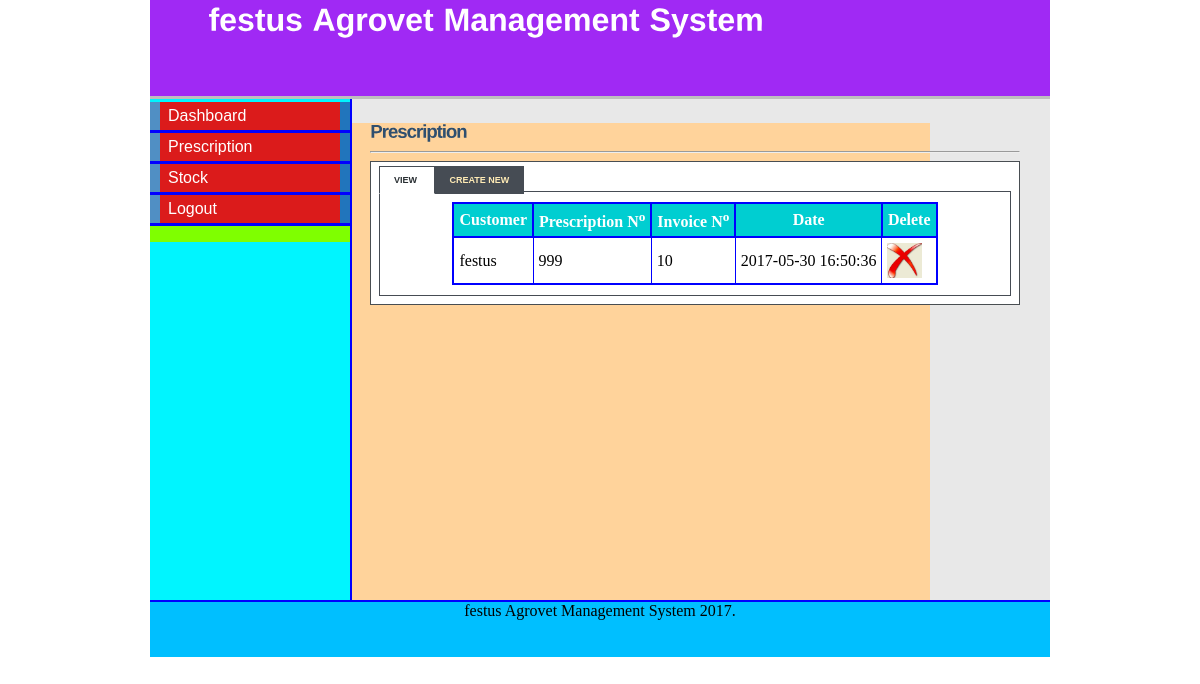
The app's page /prescription.php (signed in) with its own data.
### tables this page shows
CREATE TABLE IF NOT EXISTS `prescription` (
  `id` tinyint(5) NOT NULL AUTO_INCREMENT,
  `prescription_id` int(5) NOT NULL,
  `customer_id` int(11) NOT NULL,
  `customer_name` varchar(30) NOT NULL,
  `age` int(11) NOT NULL,
  `sex` varchar(6) NOT NULL,
  `postal_address` varchar(20) NOT NULL,
  `invoice_id` tinyint(5) NOT NULL,
  `phone` varchar(12) NOT NULL,
  `date` timestamp NOT NULL DEFAULT CURRENT_TIMESTAMP,
  PRIMARY KEY (`id`,`prescription_id`)
);

### prescription.php (the view, shortened to what this page needs)
<html>
<head>
<link rel="stylesheet" type="text/css" href="style/mystyle.css">
<link rel="stylesheet" href="style/style.css" type="text/css" media="screen" />
<link rel="stylesheet" href="style/table.css" type="text/css" media="screen" />
</head>
<body>
<div id="content">
<div id="header">
<h1><a href="#"></a> festus Agrovet Management System</h1></div>
<div id="left_column">
<div id="button">
		<ul>
			<li><a href="pharmacist.php">Dashboard</a></li>
			<li><a href="prescription.php">Prescription</a></li>
			<li><a href="stock_pharmacist.php">Stock</a></li>
			<li><a href="logout.php">Logout</a></li>
		</ul>
</div>
</div>
<div id="main">
<div id="tabbed_box" class="tabbed_box">
    <h4>Prescription</h4>
<hr/>
    <div class="tabbed_area">
        <ul class="tabs">
            <li><a href="javascript:tabSwitch('tab_1', 'content_1');" id="tab_1" class="active">View </a></li>
            <li><a href="javascript:tabSwitch('tab_2', 'content_2');" id="tab_2">Create New</a></li>
        </ul>
        <div id="content_1" class="content">
		<?php echo $message1;
       $result = mysql_query("SELECT * FROM prescription")or die(mysql_error());
        echo "<table border='1' cellpadding='5'align='center'>";
        echo "<tr> <th>Customer</th><th>Prescription N<sup>o</sup></th> <th>Invoice N<sup>o</sup></th><th>Date </th><th>Delete</th></tr>";
        while($row = mysql_fetch_array( $result )) {
                echo "<tr>";
                echo '<td>' . $row['customer_name'] . '</td>';
                echo '<td>' . $row['prescription_id'] . '</td>';
				echo '<td>' . $row['invoice_id'] . '</td>';
				echo '<td>' . $row['date'] . '</td>';
				?>
				<td><a href="delete_prescription.php?prescription_id=<?php echo $row['prescription_id']?>">
				<img src="images/delete-icon.jpg" width="35" height="35" border="0" /></a></td>
				<?php
		 }
        echo "</table>";
?>
        </div>
    </div>
</div>
</div>
<div id="footer" align="Center"> festus Agrovet Management System 2017. </div>
</div>
</body>
</html>

### style/mystyle.css (style rules this page uses)
body { margin-top: 0px; padding-top: 0px; }
#content { margin-left: auto; margin-right: auto; background: #E8E8E8; width: 900px; height: 600px; }
#header { width: 900px; height: 96px; background:#a029f4; border-bottom: solid 3px #bebebe; }
#header h1 { margin: 0px; padding-top: 5px; margin-left: 50px; color: #fff; }
#left_column { clear: all; float: left; width: 200px; height: 501px; background: #00f5ff; border-right:solid 2px blue; }
#main { clear: all; width: 780px; height: 470px; background: #ffd39b; }
#button { width: 12.5em; padding: 0 0 1em 0; margin-top: 0.2em; margin-bottom: 1em; font-family: 'Trebuchet MS', 'Lucida Grande', Verdana, Arial, Sans-serif; background: #7fff00; color: #333; }
#button ul { list-style: none; margin: 0; padding: 0; border: none; }
#button li { border-bottom: 3px solid blue; margin: 0; list-style: none; list-style-image: none; }
#button li a { display: block; padding: 5px 5px 5px 0.5em; border-left: 10px solid #508fc4; border-right: 10px solid #2175bc; background-color: #DB1B1B; color: #fff; text-decoration: none; width: 100%; }
html>body #button li a { width: auto; }
#footer { width: 900px; height: 55px; background: #00bfff; clear: all; border-top: solid 2px blue; }

### style/style.css (style rules this page uses)
#tabbed_box { margin: 0px auto 0px 220px; width: 650px; }
.tabbed_box h4 { font-size: 18px; color:#2F4F6F; letter-spacing:-1px; margin-bottom:10px; }
.tabbed_area { border: 1px solid #494e52; background-color: #fff; padding: 8px; }
ul.tabs { margin: 0px; padding: 0px; margin-top: 5px; margin-bottom: 6px; }
ul.tabs li { list-style: none; display: inline; }
ul.tabs li a { background-color: #464c54; color: #ffebb5; padding: 8px 14px 8px 14px; text-decoration: none; font-size: 9px; font-family: Verdana, Arial, Helvetica, sans-serif; font-weight: bold; text-transform: uppercase; border: 1px solid #464c54; }
ul.tabs li a.active { background-color: #ffffff; color: #282e32; border: 1px solid #464c54; border-bottom: 1px solid #ffffff; }
.content { background-color: #ffffff; padding: 10px; border: 1px solid #464c54; }

### style/table.css (style rules this page uses)
table { border-collapse:collapse; }
table,th { border: 2px solid blue; }
th { background-color: #00CED1; color:white; }

### prescription.php (style rules this page uses)
#main { height: 477px; }

### records on screen
prescription: customer_name "festus", prescription "999", invoice "10", date "2017-05-30 16:50:36"
